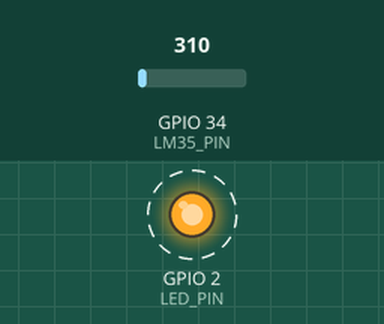
Recording of a sketch running on a simulated ESP32. Parts: output pins drawn as LEDs (lit = HIGH). Dashed ring = blinking. Inputs (shaded band) come from the test bench; at power-on: GPIO 34 (LM35_PIN) = 310. Nothing arrives over Bluetooth unless stated; a phone connects over Bluetooth LE 3 s after start; what the sketch prints to the serial monitor is not drawn.

Above: at 1.15 s.
Timing chart, 0 to 4.0 s (numbered marks = the images above):
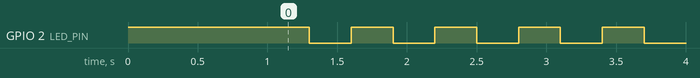

The sketch:

lm35.ino
```cpp
#include <BLEDevice.h>
#include <BLEServer.h>
#include <Ticker.h>
#include "esp_adc_cal.h"

#define BLE_SERVICE_UUID "c097aeb9-0d5e-4fb2-817f-29d6fd5184fd"
#define SEND_DATA_CHARACTERISTIC_UUID "9a542120-3f62-4aec-8223-809f94d0bab5"
#define DEVICE_NAME "ESP32_LM35"
#define LM35_PIN 34
#define SAMPLE_COUNT 100

#define LED_PIN 2

BLEServer *pServer = NULL;

BLECharacteristic *sendDataCharacteristic = NULL;
bool isBLEConnected = false;

float samples[SAMPLE_COUNT];
int currentSampleIndex = 0;

Ticker ticker;

void changeLed() {digitalWrite(LED_PIN, !digitalRead(LED_PIN));}


float average(float* vector, int length)
{
  float sum = 0;
  for(int i = 0;i < length;i++)
  {
    sum += vector[i];
  }
  return sum / length;
}


class MyBLEServerCallbacks : public BLEServerCallbacks
{
  void onConnect(BLEServer *pServer)
  {
    Serial.println("Bluetooth Connected");
    isBLEConnected = true;
    ticker.detach();
    digitalWrite(LED_PIN, LOW);
  }

  void onDisconnect(BLEServer *pServer)
  {
    digitalWrite(LED_PIN, HIGH);
    Serial.println("Bluetooth Disconnected");
    isBLEConnected = false;

    delay(1000);
    BLEDevice::startAdvertising();
    Serial.println("Waiting a client connection to notify...");
    ticker.attach(0.3, changeLed);
  }
};


//init ble server and its characteristics
void initBLE()
{
  //init ble
  BLEDevice::init(DEVICE_NAME);

  //create server
  pServer = BLEDevice::createServer();
  pServer->setCallbacks(new MyBLEServerCallbacks());

  //create the service
  BLEService *pService = pServer->createService(BLE_SERVICE_UUID);

  //create characteristic
  sendDataCharacteristic = pService->createCharacteristic(SEND_DATA_CHARACTERISTIC_UUID, BLECharacteristic::PROPERTY_NOTIFY);

  // Start the service
  pService->start();

  // Start advertising
  BLEAdvertising *pAdvertising = BLEDevice::getAdvertising();
  pAdvertising->addServiceUUID(BLE_SERVICE_UUID);
  BLEDevice::startAdvertising();
  Serial.println("Waiting a client connection to notify...");
  ticker.attach(0.3, changeLed);

}


void setup()
{
  pinMode(LED_PIN, OUTPUT);
  digitalWrite(LED_PIN, HIGH);
  Serial.begin(115200);
  delay(1000);
  initBLE();
}

void loop()
{
  if(!isBLEConnected) return;

  if(currentSampleIndex == SAMPLE_COUNT)
  {

    char jsonBuffer[20];

    sprintf(jsonBuffer, "%.2f", average(samples, SAMPLE_COUNT)-3);

    sendDataCharacteristic->setValue(jsonBuffer);
    sendDataCharacteristic->notify();

    Serial.println(average(samples, SAMPLE_COUNT)-3);
    currentSampleIndex = 0;
    delay(1000);
    return;
  }


  int value = analogRead(LM35_PIN);

  //calibra e retorna mV
  float voltage = readADC_Cal(value);

  float tempCelsius = voltage / 10;  // voltage(mV) / 10 => escala lm35

  samples[currentSampleIndex] = tempCelsius;
  currentSampleIndex++;

}


uint32_t readADC_Cal(int ADC_Raw)
{
  esp_adc_cal_characteristics_t adc_chars;

  esp_adc_cal_characterize(ADC_UNIT_1, ADC_ATTEN_DB_11, ADC_WIDTH_BIT_12, 1100, &adc_chars);
  return(esp_adc_cal_raw_to_voltage(ADC_Raw, &adc_chars));
}
```

Measured:
- by itself, GPIO 2 (LED_PIN): alternates HIGH for 0.30 s and LOW for 0.30 s, 9 changes in all, then stays LOW
